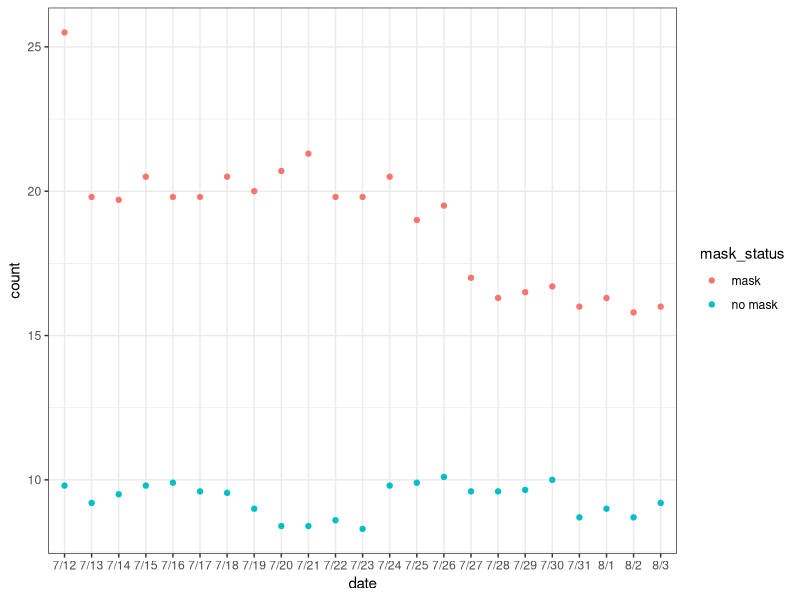

Here is the R script that generated this plot:
## ---- chunk 1
library(tidyverse) 
## ---- chunk 2

Kansas_Mask <- tribble(
  ~date, ~count, ~mask_status,
  "7/12", 25.5, "mask",
  "7/13", 19.8, "mask",
  "7/14", 19.7, "mask",
  "7/15", 20.5, "mask",
  "7/16", 19.8, "mask",
  "7/17", 19.8, "mask",
  "7/18", 20.5, "mask",
  "7/19", 20, "mask",
  "7/20", 20.7, "mask",
  "7/21", 21.3, "mask",
  "7/22", 19.8, "mask",
  "7/23", 19.8, "mask",
  "7/24", 20.5, "mask",
  "7/25", 19, "mask",
  "7/26", 19.5, "mask",
  "7/27", 17, "mask",
  "7/28", 16.3, "mask",
  "7/29", 16.5, "mask",
  "7/30", 16.7, "mask",
  "7/31", 16, "mask",
  "8/1", 16.3, "mask",
  "8/2", 15.8, "mask",
  "8/3", 16, "mask",
  "7/12", 9.8, "no mask",
  "7/13", 9.2, "no mask",
  "7/14", 9.5, "no mask",
  "7/15", 9.8, "no mask",
  "7/16", 9.9, "no mask",
  "7/17", 9.6, "no mask",
  "7/18", 9.55, "no mask",
  "7/19", 9, "no mask",
  "7/20", 8.4, "no mask",
  "7/21", 8.4, "no mask",
  "7/22", 8.6, "no mask",
  "7/23", 8.3, "no mask",
  "7/24", 9.8, "no mask",
  "7/25", 9.9, "no mask",
  "7/26", 10.1, "no mask",
  "7/27", 9.6, "no mask",
  "7/28", 9.6, "no mask",
  "7/29", 9.65, "no mask",
  "7/30", 10, "no mask",
  "7/31", 8.7, "no mask",
  "8/1", 9, "no mask",
  "8/2", 8.7, "no mask",
  "8/3", 9.2, "no mask",
)
Kansas_Mask

## ---- chunk 3

Kansas_Mask %>%
ggplot(aes(
  x = date,
  y = count,
  color = mask_status
))+
  geom_point()+
  theme_bw()


